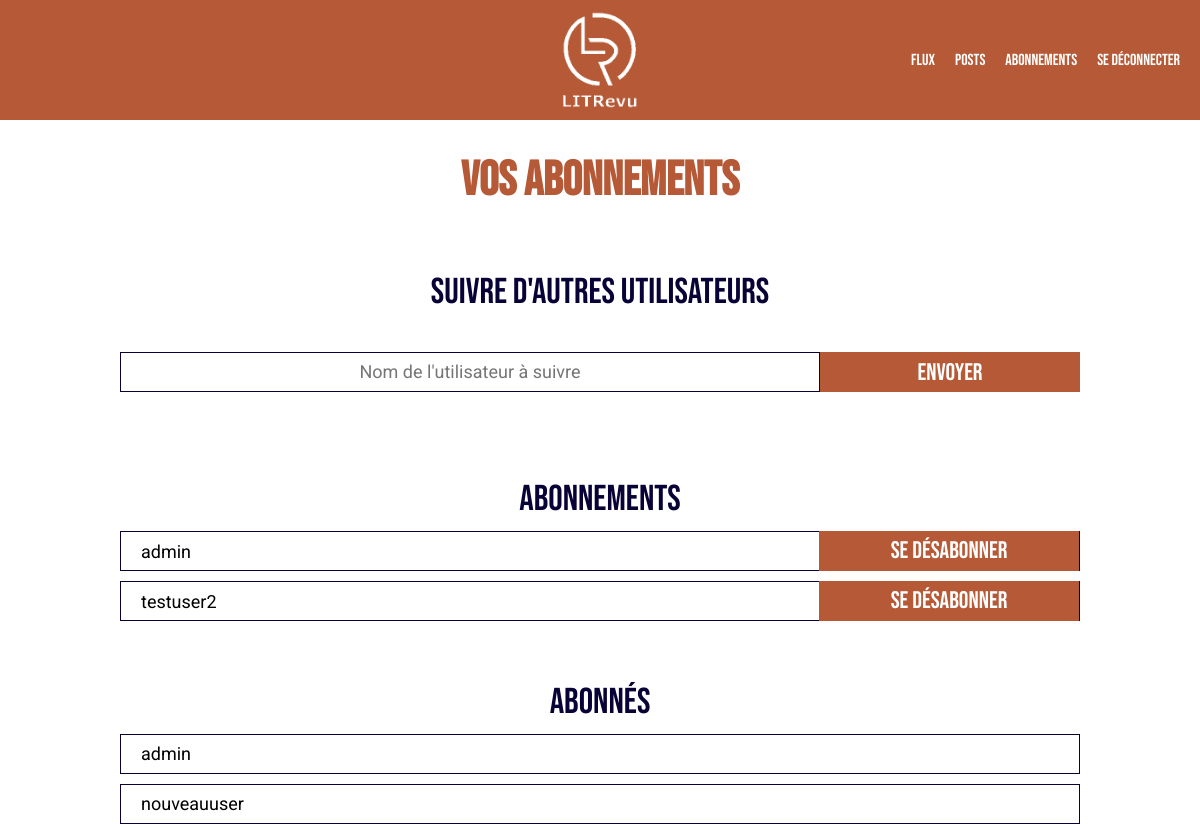
Screenshot of /subscriptions/ (signed in) with the database file from the repository.
### reviews/models.py (models this page shows)
class UserFollows(models.Model):
    user = models.ForeignKey(get_user_model(), on_delete=models.CASCADE, related_name="following")
    followed_user = models.ForeignKey(get_user_model(), on_delete=models.CASCADE, related_name="followed_by")
    class Meta:
        unique_together = ("user", "followed_user")

### reviews/views.py (the view)
# urls.py: path("subscriptions/", reviews_views.subscriptions, name="subscriptions"),
@login_required
def subscriptions(request):
    current_user = request.user
    users_list = User.objects.all()
    usernames_list = []
    for user in users_list:
        usernames_list.append(user.username)
    if request.method == "POST":
        form = FollowUserForm(request.POST)
        followed_username = form["user_to_follow"].value()
        if followed_username in usernames_list:
            if form.is_valid():
                UserFollows.objects.create(
                    user=current_user, followed_user=User.objects.get(username=followed_username)
                )
                return redirect("subscriptions")
        else:
            print(f"${followed_username} not in the list")
    else:
        form = FollowUserForm()
    following = UserFollows.objects.all().filter(user=current_user)
    followed_by = UserFollows.objects.all().filter(followed_user=current_user)
    return render(
        request, "reviews/subscriptions.html", {"form": form, "following": following, "followed_by": followed_by}
    )

### reviews/forms.py
class FollowUserForm(forms.Form):
    user_to_follow = forms.CharField(max_length=128)
    def __init__(self, *args, **kwargs):
        super().__init__(*args, **kwargs)
        self.label_suffix = ""
        self.fields["user_to_follow"].label = "Nom de l'utilisateur à suivre"
        self.fields["user_to_follow"].widget.attrs["placeholder"] = self.fields["user_to_follow"].label

### reviews/templates/reviews/subscriptions.html (shortened to what this page needs)
{% extends 'reviews/base.html' %}
{% block content %}
<h1>Vos abonnements</h1>
<div class="subscriptions-container">
    <h2>Suivre d'autres utilisateurs</h2>
    <form action="" method="post">
        <div class="subscribe-form">
            <div class="input-text">
                {{ form }}
            </div>
            <input type="submit" value="Envoyer" class="button">
        </div>
    </form>
    <div class="follows-container">
        <h2>Abonnements</h2>
        {% for followed_user in following %}
            <span class="user-follows">{{ followed_user.followed_user }} <a href="{% url 'unfollow' followed_user.id %}" class="button">Se désabonner</a></span>
        {% endfor %}
    </div>
    <div class="follows-container">
        <h2>Abonnés</h2>
        {% for following_user in followed_by %}
            <span class="user-follows">{{ following_user.user }}</span>
        {% endfor %}
    </div>
</div>
{% endblock %}

### reviews/static/reviews/styles.css (style rules this page uses)
:root { --main-font: "Roboto"; --title-font: "Bebas Neue"; --color-1: #b55936; --color-2: #227177; --color-text-dark : #080337; }
body { max-width: 1440px; margin: auto; font-family: var(--main-font); font-size: 18px; }
h1 { font-family: var(--title-font); font-weight: 700; color: var(--color-1); font-size: 48px; text-align: center; }
h2 { font-family: var(--title-font); font-weight: 500; color: var(--color-text-dark); font-size: 36px; margin-bottom: 0; }
.button { padding: 5px; text-decoration: None; color: white; font-weight: 500; font-size: 24px; font-family: var(--title-font); width: 260px; height: 40px; border: none; background-color: var(--color-1); text-align: center; box-sizing: border-box; cursor: pointer; }
form { width: 100%; display: flex; flex-direction: column; justify-content: space-between; align-items: center; gap: 20px; }
.subscribe-form { width: 80%; display: flex; align-items: center; justify-content: space-between; }
.input-text { flex: 2 1 0; }
input[type=text] { font-family: var(--main-font); font-size: 16px; width: 100%; height: 40px; padding: 6px 10px; margin: 8px 0; border-radius: 0px; border: 1px solid var(--color-text-dark); box-sizing: border-box; }
::placeholder { text-align: center; font-family: var(--main-font); font-size: 18px; font-weight: 400; }
.subscriptions-container, .ticket-container, .review-container { display: flex; flex-direction: column; align-items: center; gap: 30px; }
.follows-container { margin: auto; display: flex; flex-direction: column; align-items: center; width: 80%; gap: 10px; }
.user-follows { width: 100%; height: 40px; padding-left: 20px; display: flex; justify-content: space-between; align-items: center; border: 1px solid var(--color-text-dark); box-sizing: border-box; }

### rows the page displays
UserFollows: followed_user "admin"
UserFollows: followed_user "testuser2"
UserFollows: user "admin"
UserFollows: user "nouveauuser"
